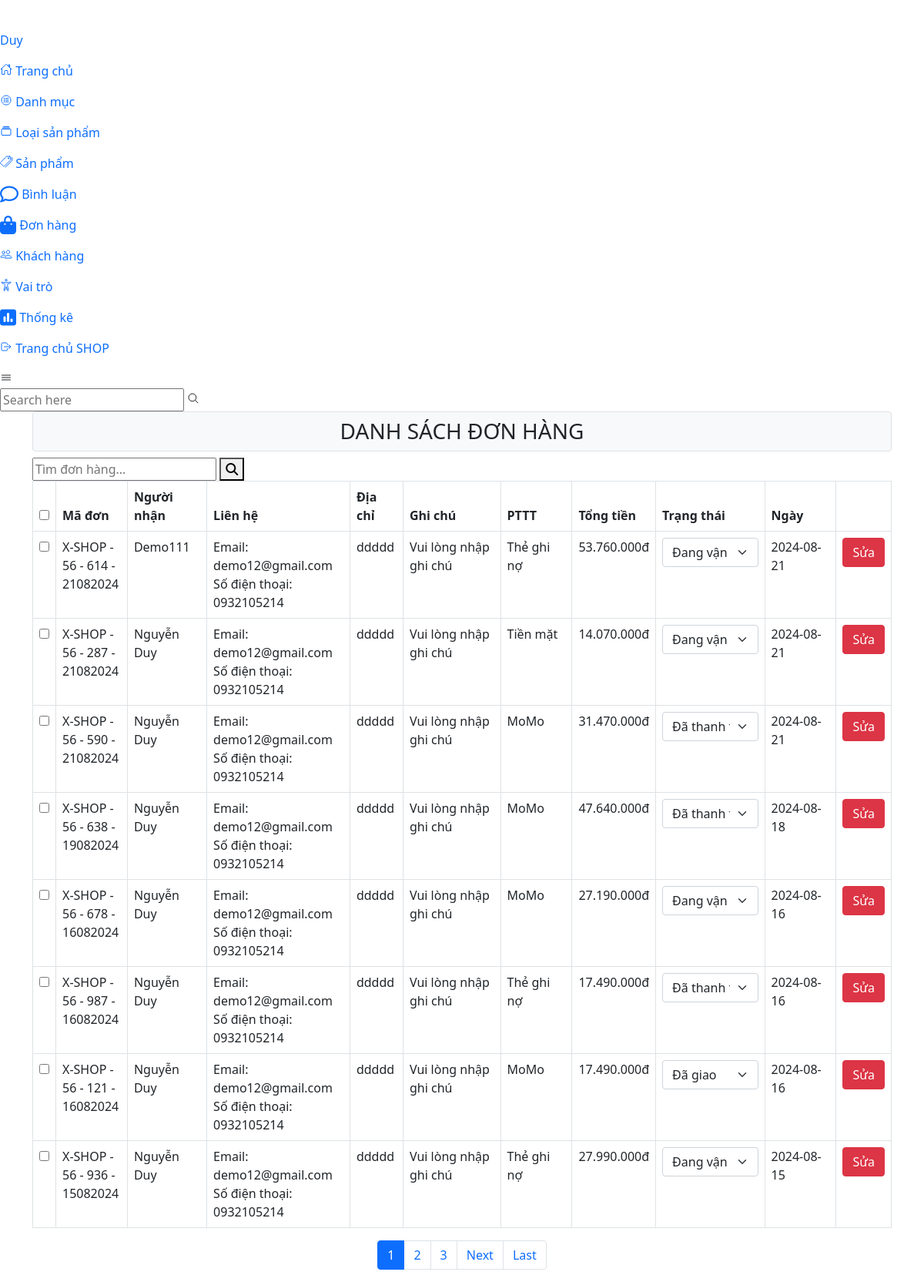
Screenshot of /admin/donhang/index.php (signed in) with the database file from the repository.
### tables this page shows
CREATE TABLE `donhang` (
  `ID_DH` int(11) NOT NULL,
  `MaHD` varchar(50) NOT NULL,
  `MaND` int(11) NOT NULL,
  `NguoiNhan` varchar(50) NOT NULL,
  `Email` varchar(100) NOT NULL,
  `SDT` varchar(20) NOT NULL,
  `DiaChi` varchar(200) NOT NULL,
  `GhiChu` text NOT NULL,
  `PhuongThucTT` varchar(1) NOT NULL,
  `TongTien` int(11) NOT NULL,
  `TrangThai` varchar(1) NOT NULL,
  `NgayTaoDon` date NOT NULL DEFAULT current_timestamp()
);

### admin/donhang/index.php (called while the page is built, shortened)
<?php
    include_once ("../../dao/pdo.php");
    include_once ("../../dao/donhang.php");
    extract($_REQUEST);
    if(exist_param("btn_edit")) {
        $ID_DH = $_GET['ID_DH'];
        $item=loadone_bill($ID_DH);
        extract($item);
        $VIEW_NAME="capnhat.php";
    }elseif (exist_param('kyw')) {
        $kyw= $_GET['kyw'];
        require_once 'phantrang.php';
        $items=bill_page($kyw, $orderCondition, $item_per_page, $offset);
        $VIEW_NAME = "danhsach.php";
    }
    else{
        if(isset($_GET['kyw'])){
            $kyw=$_GET['kyw'];
        }else{
            $kyw="";
        }
        require_once 'phantrang.php';
        $items=bill_page($kyw, $orderCondition, $item_per_page, $offset);
    }
    require "../layout.php";
?>

### admin/donhang/phantrang.php (called while the page is built, shortened)
<?php
    $orderCondition="ORDER BY ID_DH DESC";
    $item_per_page=!empty($_GET['per_page'])?$_GET['per_page']:8;
    $current_page=!empty($_GET['page'])?$_GET['page']:1;
    $offset = ($current_page-1)*$item_per_page;
    $totalrecord=record4();
    $totalpages=ceil($totalrecord/$item_per_page);
?>

### dao/pdo.php (called while the page is built, shortened)
<?php
function pdo_get_connection(){
    $dburl = "mysql:host=sql204.infinityfree.com;dbname=if0_37000429_duanmau_web2041;charset=utf8";
    $username = 'if0_37000429';
    $password = '0905206292Duy';
    $conn = new PDO($dburl, $username, $password);
    $conn->setAttribute(PDO::ATTR_ERRMODE, PDO::ERRMODE_EXCEPTION);
    return $conn;
}
function pdo_query($sql){
    $sql_args = array_slice(func_get_args(), 1);
    try{
        $conn = pdo_get_connection();
        $stmt = $conn->prepare($sql);
        $stmt->execute($sql_args);
        $rows = $stmt->fetchAll();
        return $rows;
    }
    catch(PDOException $e){
        throw $e;
    }
    finally{
        unset($conn);
    }
}

### dao/donhang.php (called while the page is built, shortened)
<?php
    require_once 'pdo.php';
    function bill_page($kyw="", $orderCondition="", $item_per_page="", $offset="") {
        $sql="select * from donhang where 1";
        $sql.=" ".$orderCondition." limit ".$item_per_page." offset ".$offset ;
        $bill=pdo_query($sql);
        return $bill;
    }
    function record4(){
        $conn=pdo_get_connection();
        $sql="select COUNT(*) as MaHD from donhang";
        $stmt = $conn->query($sql);
        $totalrecord = $stmt->fetchColumn();
        return $totalrecord;
    }
?>

### admin/donhang/danhsach.php (the view, shortened to what this page needs)
<h3 class="text-uppercase p-2 bg-light mb-2 border rounded text-center">Danh sách đơn hàng</h3>
    <form class="example" action="index.php" method="get" style="max-width:300px">
        <input type="text" placeholder="Tìm đơn hàng..."  name="kyw">
        <button type="submit"><i class="fa fa-search"></i></button>
    </form>
    <table id="customers" class="table-bordered table table-hover">
        <thead>
            <tr>
                <th><input type="checkbox" name="" id=""></th>
                <th>Mã đơn</th>
                <th>Người nhận</th>
                <th>Liên hệ</th>
                <th>Địa chỉ</th>
                <th>Ghi chú</th>
                <th>PTTT</th>
                <th>Tổng tiền</th>
                <th>Trạng thái</th>
                <th>Ngày</th>
                <th></th>
            </tr>
        </thead>
        <tbody>
            <?php
                foreach ($items as $item) {
                    extract($item);
                    $sua="index.php?btn_edit&ID_DH=".$ID_DH;
            ?>
            <tr>
            <td><input type="checkbox" name="" id=""></td>
            <td class="col-1"><?=$MaHD?></td>
            <td><?=$NguoiNhan?></td>
            <td class="col-2"><div>Email: <?=$Email?></div>
            <div>Số điện thoại: <?=$SDT?></div></td>
            <td><?=$DiaChi?></td>
            <td><?=$GhiChu?></td>
            <td class="col-1"><?=($PhuongThucTT == "a")?"Tiền mặt": (($PhuongThucTT== "b")?"MoMo":(($PhuongThucTT == "c")?"Thẻ ghi nợ":"ZaloPay"));?></td>
            <td><?=number_format($TongTien,0,",",".")?>đ</td>
            <td>
                <select class="form-select" name="TrangThai" id="TrangThai" onchange="updateTrangThai(this)">
                    <?php
                    $options = array(
                        'a' => 'Chưa thanh toán',
                        'b' => 'Đã thanh toán',
                        'c' => 'Đã duyệt',
                        'd' => 'Đang vận chuyển',
                        'e' => 'Đã giao'
                    );
                    foreach ($options as $value => $label) {
                        if ($value == $TrangThai) {
                            echo '<option value="' . $value . '" selected>' . $label . '</option>';
                        } else {
                            echo '<option value="' . $value . '">' . $label . '</option>';
                        }
                    }
                    ?>
                </select>
            </td>
            <td class="col-1"><?=$NgayTaoDon?></td>
            <td><a href="<?=$sua?>" class="btn btn-danger">Sửa</a>
            </td>
            </tr>
            <?php
            }
            ?>
        </tbody>
    </table>
    <?php
        if($totalrecord>8){
            ?>
<nav aria-label="Page navigation">
                        <ul class="pagination justify-content-center">
                                <?php for ($num = 1; $num <= $totalpages; $num++) { ?>
                                    <?php if ($num != $current_page) { ?>
                                        <?php if ($num > $current_page - 3 && $num < $current_page + 3) { ?>
                                            <li class="page-item"><a class="page-link" href="<?php if (isset($_GET['LSP_ID']) && ($_GET['LSP_ID'] > 0)) { ?>index.php?&LSP_ID=<?= $_GET['LSP_ID'] ?>&per_page=<?= $item_per_page ?>&page=<?= $num ?>
                                                <?php }else{?>index.php?per_page=<?= $item_per_page ?>&page=<?= $num ?> <?php } ?>"><?= $num ?></a></li>
                                        <?php } ?>
                                    <?php } else { ?>
                                        <li class="page-item active"><a class="page-link"><?= $num ?></a></li>
                                    <?php } ?>
                                <?php } ?>
                                <?php
                                if ($current_page < $totalpages - 1) {
                                    $next_page = $current_page + 1;
                                    ?>
                                    <li class="page-item"><a class="page-link page-link-next" href="<?php if (isset($_GET['LSP_ID']) && ($_GET['LSP_ID'] > 0)) { ?>index.php?&LSP_ID=<?= $_GET['LSP_ID'] ?>&per_page=<?= $item_per_page ?>&page=<?= $next_page ?>
                                    <?php }else{ ?>index.php?per_page=<?= $item_per_page ?>&page=<?= $next_page ?> <?php } ?>">Next<span><i class="icon-long-arrow-right"></i></span></a></li>
                                <?php
                                }
                                if ($current_page < $totalpages - 2) {
                                    $end_page = $totalpages;
                                    ?>
                                    <li class="page-item"><a class="page-link" href="<?php if (isset($_GET['LSP_ID']) && ($_GET['LSP_ID'] > 0)) { ?>index.php?&LSP_ID=<?= $_GET['LSP_ID'] ?>&per_page=<?= $item_per_page ?>&page=<?= $end_page ?>
                                        <?php }else{ ?>index.php?per_page=<?= $item_per_page ?>&page=<?= $end_page ?> <?php } ?>">Last</a></li>
                                <?php
                                }
                                ?>
                        </ul>
                    </nav>
            <?php
        }
    ?>

### rows the page displays
donhang: MaHD "X-SHOP - 56 - 614 - 21082024", NguoiNhan "Demo111", Email "demo12@gmail.com", SDT "0932105214", DiaChi "ddddd", GhiChu "Vui lòng nhập ghi chú", PhuongThucTT "Thẻ ghi nợ", TongTien "53.760.000", TrangThai "Đang vận chuyển", NgayTaoDon "2024-08-21"
donhang: MaHD "X-SHOP - 56 - 287 - 21082024", NguoiNhan "Nguyễn Duy", Email "demo12@gmail.com", SDT "0932105214", DiaChi "ddddd", GhiChu "Vui lòng nhập ghi chú", PhuongThucTT "Tiền mặt", TongTien "14.070.000", TrangThai "Đang vận chuyển", NgayTaoDon "2024-08-21"
donhang: MaHD "X-SHOP - 56 - 590 - 21082024", NguoiNhan "Nguyễn Duy", Email "demo12@gmail.com", SDT "0932105214", DiaChi "ddddd", GhiChu "Vui lòng nhập ghi chú", PhuongThucTT "MoMo", TongTien "31.470.000", TrangThai "Đã thanh toán", NgayTaoDon "2024-08-21"
donhang: MaHD "X-SHOP - 56 - 638 - 19082024", NguoiNhan "Nguyễn Duy", Email "demo12@gmail.com", SDT "0932105214", DiaChi "ddddd", GhiChu "Vui lòng nhập ghi chú", PhuongThucTT "MoMo", TongTien "47.640.000", TrangThai "Đã thanh toán", NgayTaoDon "2024-08-18"
donhang: MaHD "X-SHOP - 56 - 678 - 16082024", NguoiNhan "Nguyễn Duy", Email "demo12@gmail.com", SDT "0932105214", DiaChi "ddddd", GhiChu "Vui lòng nhập ghi chú", PhuongThucTT "MoMo", TongTien "27.190.000", TrangThai "Đang vận chuyển", NgayTaoDon "2024-08-16"
donhang: MaHD "X-SHOP - 56 - 987 - 16082024", NguoiNhan "Nguyễn Duy", Email "demo12@gmail.com", SDT "0932105214", DiaChi "ddddd", GhiChu "Vui lòng nhập ghi chú", PhuongThucTT "Thẻ ghi nợ", TongTien "17.490.000", TrangThai "Đã thanh toán", NgayTaoDon "2024-08-16"
donhang: MaHD "X-SHOP - 56 - 121 - 16082024", NguoiNhan "Nguyễn Duy", Email "demo12@gmail.com", SDT "0932105214", DiaChi "ddddd", GhiChu "Vui lòng nhập ghi chú", PhuongThucTT "MoMo", TongTien "17.490.000", TrangThai "Đã giao", NgayTaoDon "2024-08-16"
donhang: MaHD "X-SHOP - 56 - 936 - 15082024", NguoiNhan "Nguyễn Duy", Email "demo12@gmail.com", SDT "0932105214", DiaChi "ddddd", GhiChu "Vui lòng nhập ghi chú", PhuongThucTT "Thẻ ghi nợ", TongTien "27.990.000", TrangThai "Đang vận chuyển", NgayTaoDon "2024-08-15"

### other values shown
$_SESSION['nguoidung']['Ten'] "Duy"
